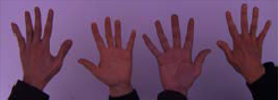
#> input picture white_patch/test_blue.png, 278 x 100 px; its folder holds only this picture in this run
$ python procesamiento_color.py
#> lines starting #> are read from the running program, lines starting #| are printed output that depends on the picture
import os
import cv2
import numpy as np
import matplotlib.pyplot as plt

# Carpetas con las imágenes a procesar
CARPETA_WP = 'white_patch'
CARPETA_CROMATICAS = 'coord_cromaticas'


def cargar_imagenes(carpeta):

#> called with carpeta = 'white_patch'
    imagenes = []
    nombres = []

    for archivo in os.listdir(carpeta):
        if archivo.lower().endswith(('.png', '.jpg', '.jpeg')):
            ruta = os.path.join(carpeta, archivo)
            img = cv2.imread(ruta)
#> img is the input picture: shape (100, 278, 3); mean B, G, R 100.7, 69.5, 103
            # Convertir de BGR a RGB para visualización correcta
            img = cv2.cvtColor(img, cv2.COLOR_BGR2RGB)
            imagenes.append(img)
            nombres.append(archivo)

    return imagenes, nombres


def coord_cromaticas(imagen):

    # Necesitamos trabajar en flotante para la división
    img_float = imagen.astype(np.float32)

    # Sumamos los tres canales RGB
    suma = np.sum(img_float, axis=2, keepdims=True)

    # Evitar división por cero en píxeles negros
    suma[suma == 0] = 1

    # Normalizar cada canal por la suma total
    return img_float / suma


def white_patch(imagen):

    img_float = imagen.astype(np.float32)

    # Buscar el valor máximo en cada canal
    max_rgb = np.max(img_float, axis=(0, 1))

    # Prevenir división por cero
    max_rgb[max_rgb == 0] = 1

    # Normalizar y escalar a 8 bits
    img_corregida = img_float / max_rgb * 255.0

    # Asegurar valores válidos y convertir a entero
    return np.clip(img_corregida, 0, 255).astype(np.uint8)


def mostrar_resultados(carpeta):

    print(f"\nProcesando imágenes en '{carpeta}'...")

    # Cargar todas las imágenes de la carpeta
    imagenes, nombres = cargar_imagenes(carpeta)
#> imagenes = 1 item; nombres = ['test_blue.png']

    # Procesar cada imagen
    for img, nombre in zip(imagenes, nombres):
        # Aplicar los dos algoritmos
        img_cromatica = coord_cromaticas(img)
        img_wp = white_patch(img)

        # Mostrar los resultados en una figura con tres paneles
        fig, axs = plt.subplots(1, 3, figsize=(15, 5))

        # Imagen original
        axs[0].imshow(img)
        axs[0].set_title(f'Original: {nombre}')

        # Coordenadas cromáticas
        axs[1].imshow(img_cromatica)
        axs[1].set_title('Coordenadas cromáticas')

        # White Patch
        axs[2].imshow(img_wp)
        axs[2].set_title('White Patch')

        # Quitar ejes
        for ax in axs:
            ax.axis('off')

        plt.tight_layout()
        plt.show()

        # Análisis básico
        print(f"Análisis de '{nombre}':")

        # Revisar si hay un blanco puro
        if np.max(img, axis=(0, 1)).min() < 250:
            print("  Nota: No se detectó un blanco puro en la imagen.")

        # Verificar saturación
        if np.any(img_wp == 255):
            print("  Nota: Hay píxeles saturados después de la corrección.")

        print()  # Espacio entre imágenes
#> this loop made 1 pass
#> nombre on pass 1: 'test_blue.png'
#| Análisis de 'test_blue.png':
#|   Nota: No se detectó un blanco puro en la imagen.
#|   Nota: Hay píxeles saturados después de la corrección.
#> pass 1, in coord_cromaticas, `suma = np.sum(img_float, axis=2, keepdims=True)`:
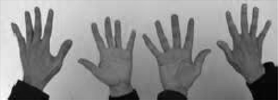
#> suma: shape (100, 278, 1) float32; min 3, max 495, mean 273.2; drawn with min black and max white
#> pass 1, in mostrar_resultados, `img_cromatica = coord_cromaticas(img)`:
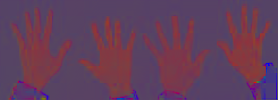
#> img_cromatica: shape (100, 278, 3) float32; mean R, G, B 0.392, 0.247, 0.361
#> pass 1, in white_patch, `img_corregida = img_float / max_rgb * 255.0`:
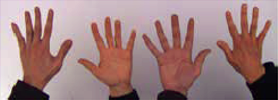
#> img_corregida: shape (100, 278, 3) float32; mean R, G, B 159.2, 128.4, 128.4
#> pass 1, in mostrar_resultados, `plt.show()`:
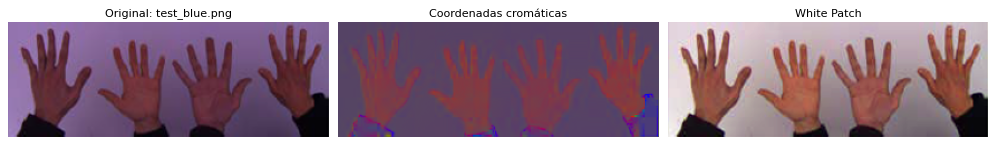
#> figure drawn by matplotlib, 3 panels


def main():

    print("Procesamiento de imágenes - Técnicas de corrección de color")
    print("-" * 55)

    # Procesar ambas carpetas
    mostrar_resultados(CARPETA_WP)
    mostrar_resultados(CARPETA_CROMATICAS)

    print("Procesamiento completado.")


# Punto de entrada estándar
if __name__ == '__main__':
#> (the run stopped early here; a loop or call above may not have finished)
